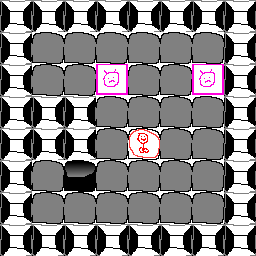

Below is a game level as drawn by its tile map, then a one-line description and the .tmx file that defines it, in full:
An orthogonal 8x8 tile map with 32x32 px tiles, 1 tile layer (Tile Layer 1).

<map version="1.4" tiledversion="1.4.1" orientation="orthogonal" renderorder="right-down" width="8" height="8" tilewidth="32" tileheight="32" infinite="0" nextlayerid="2" nextobjectid="1">
 <editorsettings>
  <export target="../room/testroom.lua" format="lua" />
 </editorsettings>
 <tileset firstgid="1" source="tileset.tsx" />
 <layer id="1" name="Tile Layer 1" width="8" height="8">
  <data>
   <tile gid="5" />
   <tile gid="5" />
   <tile gid="5" />
   <tile gid="5" />
   <tile gid="5" />
   <tile gid="5" />
   <tile gid="5" />
   <tile gid="5" />
   <tile gid="5" />
   <tile gid="1" />
   <tile gid="1" />
   <tile gid="1" />
   <tile gid="1" />
   <tile gid="1" />
   <tile gid="1" />
   <tile gid="5" />
   <tile gid="5" />
   <tile gid="1" />
   <tile gid="1" />
   <tile gid="131" />
   <tile gid="1" />
   <tile gid="1" />
   <tile gid="131" />
   <tile gid="5" />
   <tile gid="5" />
   <tile gid="5" />
   <tile gid="5" />
   <tile gid="1" />
   <tile gid="1" />
   <tile gid="1" />
   <tile gid="1" />
   <tile gid="5" />
   <tile gid="5" />
   <tile gid="5" />
   <tile gid="5" />
   <tile gid="1" />
   <tile gid="130" />
   <tile gid="1" />
   <tile gid="1" />
   <tile gid="5" />
   <tile gid="5" />
   <tile gid="1" />
   <tile gid="4" />
   <tile gid="1" />
   <tile gid="1" />
   <tile gid="1" />
   <tile gid="1" />
   <tile gid="5" />
   <tile gid="5" />
   <tile gid="1" />
   <tile gid="1" />
   <tile gid="1" />
   <tile gid="1" />
   <tile gid="1" />
   <tile gid="1" />
   <tile gid="5" />
   <tile gid="5" />
   <tile gid="5" />
   <tile gid="5" />
   <tile gid="5" />
   <tile gid="5" />
   <tile gid="5" />
   <tile gid="5" />
   <tile gid="5" />
  </data>
 </layer>
</map>